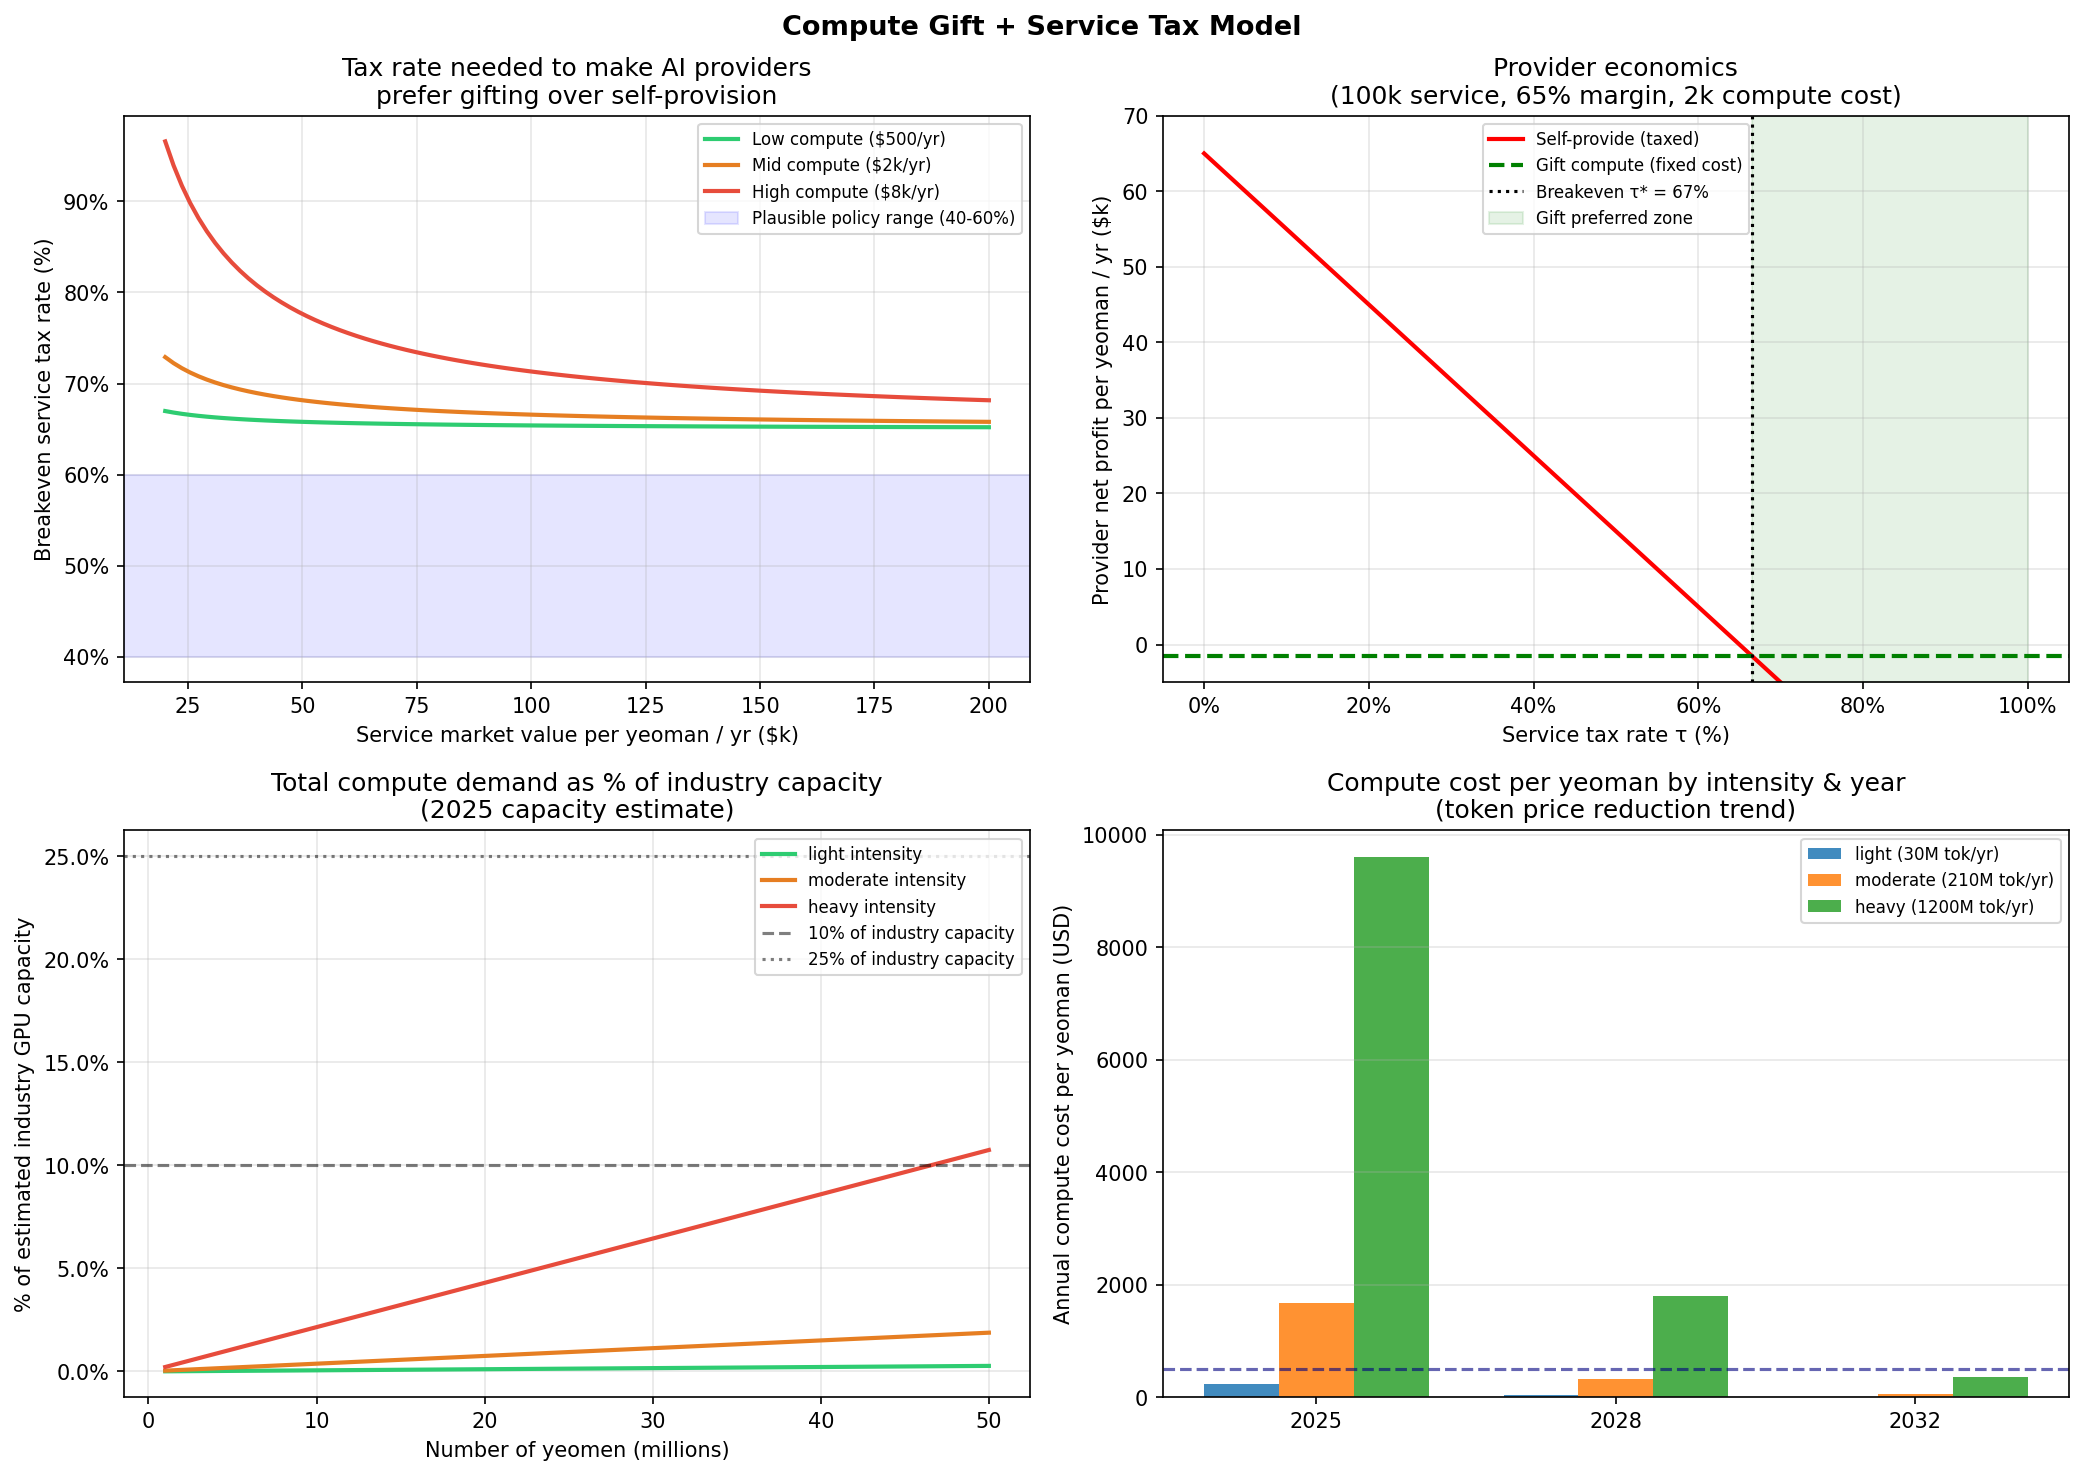

Generate this figure with Python:
"""
Compute Gift + Service Tax Model
==================================
Estimates the policy parameters needed to make AI providers rationally
gift compute to yeomen rather than self-provide AI services.

Core mechanism:
  - Government mandates AI providers allocate X tokens/yr to registered yeomen
  - High tax τ on AI providers selling 'intelligence as a service' directly
  - Yeomen have near-zero COGS (gifted compute) → can undercut AI providers
  - AI providers find gifting + stepping back from services better than self-provision

Three questions:
  1. How much compute does a yeoman actually need? (token budget)
  2. What tax rate τ makes self-provision irrational for AI providers?
  3. What's the aggregate compute requirement across N yeomen, and is it feasible?

Run: python3 compute_gift_model.py
"""

import numpy as np
import pandas as pd
import matplotlib.pyplot as plt
import matplotlib.ticker as mtick

# ---------------------------------------------------------------------------
# Compute demand: how many tokens does a yeoman need per year?
# ---------------------------------------------------------------------------

# Billable hours per year (mid-tier yeoman, with platform)
BILLABLE_HOURS_YR = 1_000   # ~20 hrs/week × 50 weeks

# AI interactions per billable hour (prompts + completions)
# Varies a lot by task type — estimate ranges
INTERACTIONS_PER_HOUR = {
    "light":    10,   # mostly human judgment, occasional AI assist (writing review, research)
    "moderate": 35,   # typical knowledge work (coding, analysis, drafting)
    "heavy":    100,  # AI-intensive (data pipeline, code generation, content factory)
}

# Tokens per interaction (input + output combined)
TOKENS_PER_INTERACTION = {
    "light":    3_000,
    "moderate": 6_000,
    "heavy":    12_000,
}

# Token pricing (current 2025, projected 2030)
# GPT-4o class model
PRICE_PER_1M_TOKENS = {
    2025: 8.0,    # ~$5 input + $15 output blended ≈ $8/1M
    2028: 1.5,    # 5x reduction (historical trend: ~10x per 2 yrs, slowing)
    2032: 0.3,    # another 5x
}

def compute_per_yeoman(intensity: str) -> dict:
    interactions = INTERACTIONS_PER_HOUR[intensity]
    tokens_per   = TOKENS_PER_INTERACTION[intensity]
    annual_tokens = BILLABLE_HOURS_YR * interactions * tokens_per

    results = {"intensity": intensity, "annual_tokens_M": annual_tokens / 1e6}
    for year, price in PRICE_PER_1M_TOKENS.items():
        results[f"cost_{year}_usd"] = annual_tokens / 1e6 * price
    return results


# ---------------------------------------------------------------------------
# AI provider decision model
#
# Provider chooses between:
#   A) Self-provide: sell AI service directly to end buyers
#   B) Gift compute: allocate compute to yeomen, stay out of services
#
# The comparison is on NET PRESENT VALUE per unit of market (one yeoman's worth)
# ---------------------------------------------------------------------------

def provider_payoff(
    service_market_value: float,   # what buyers pay for full AI-augmented service / yeoman / yr
    ai_provider_margin: float,     # provider's gross margin if self-providing (incl. model + ops)
    compute_cost_actual: float,    # provider's true marginal cost of compute for one yeoman / yr
    compute_gift_fmv: float,       # fair market value of the gifted compute
    corp_tax_rate: float = 0.21,   # provider's corporate tax rate (for deduction calc)
    service_tax_rate: float = 0.0, # τ: tax on direct AI service provision revenue
) -> dict:
    """
    Compare provider economics under self-provision vs. compute gift.

    Key assumption: the service tax is on REVENUE from full-stack AI service
    delivery, not on raw compute/API sales. This creates a structural
    disincentive to vertically integrate into services.

    The gift is treated as a business expense (marketing / infrastructure
    contribution), fully deductible at corporate rate.
    """
    # Option A: Self-provide full AI service
    gross_profit_a  = service_market_value * ai_provider_margin
    service_tax_a   = service_market_value * service_tax_rate
    net_profit_a    = gross_profit_a - service_tax_a

    # Option B: Gift compute, step out of direct service provision
    # Cost = actual compute cost - tax deduction on gift at fair market value
    # (Provider deducts compute gift at FMV, even though their cost is lower)
    gift_deduction  = compute_gift_fmv * corp_tax_rate
    net_gift_cost   = compute_cost_actual - gift_deduction
    net_profit_b    = -net_gift_cost   # negative cost = positive when gift deduction > actual cost

    return {
        "service_market_value":   service_market_value,
        "service_tax_rate":       service_tax_rate,
        "option_a_gross_profit":  gross_profit_a,
        "option_a_service_tax":   service_tax_a,
        "option_a_net_profit":    net_profit_a,
        "option_b_compute_cost":  compute_cost_actual,
        "option_b_gift_deduction":gift_deduction,
        "option_b_net_profit":    net_profit_b,
        "gift_preferred":         net_profit_b > net_profit_a,
        "margin_difference":      net_profit_b - net_profit_a,
    }


def breakeven_tax(
    service_market_value: float,
    ai_provider_margin: float,
    compute_cost_actual: float,
    compute_gift_fmv: float,
    corp_tax_rate: float = 0.21,
) -> float:
    """
    Solve for τ* such that provider is indifferent between self-provision and gifting.

    Option A net profit = Option B net profit:
    service_market_value × margin - service_market_value × τ = -(compute_cost - gift × corp_tax)
    τ = margin + (compute_cost - gift × corp_tax) / service_market_value
    """
    gift_deduction = compute_gift_fmv * corp_tax_rate
    net_gift_cost  = compute_cost_actual - gift_deduction
    τ_star = ai_provider_margin + net_gift_cost / service_market_value
    return τ_star


# ---------------------------------------------------------------------------
# Aggregate compute supply feasibility
# ---------------------------------------------------------------------------

# Major AI provider compute capacity (very rough estimates, 2025)
# Based on disclosed capex, cluster sizes, and analyst estimates
PROVIDER_COMPUTE = {
    # (name, estimated GPU-hours/day available for inference, source notes)
    "OpenAI":    {"gpu_hours_day": 50_000_000,  "note": "~500k A100-equiv, ~65% util"},
    "Google":    {"gpu_hours_day": 200_000_000, "note": "TPU pods + A100s, rough estimate"},
    "Anthropic": {"gpu_hours_day": 10_000_000,  "note": "AWS partnership, conservative"},
    "Meta":      {"gpu_hours_day": 150_000_000, "note": "open weights, internal infra"},
    "Microsoft": {"gpu_hours_day": 100_000_000, "note": "Azure AI, partner capacity"},
}

# A100 GPU-hours to tokens (approximate, model-size dependent)
# GPT-4 class at ~1750 tokens/sec on A100 for output
TOKENS_PER_GPU_HOUR = 1_750 * 3600   # ~6.3M tokens/GPU-hour (output)
# But including input processing and batching overhead, effective:
EFFECTIVE_TOKENS_PER_GPU_HOUR = 3_000_000   # 3M tokens/GPU-hour blended

def aggregate_feasibility(n_yeomen: int, intensity: str = "moderate") -> dict:
    """
    Given N yeomen at a given intensity, estimate:
    - Total tokens required per year
    - Total GPU-hours required per year
    - As a % of estimated current industry capacity
    - How many tokens each major provider would need to allocate per yeoman
    """
    tokens_per_yeoman = (BILLABLE_HOURS_YR
                         * INTERACTIONS_PER_HOUR[intensity]
                         * TOKENS_PER_INTERACTION[intensity])
    total_tokens_yr   = n_yeomen * tokens_per_yeoman
    total_gpu_hours_yr = total_tokens_yr / EFFECTIVE_TOKENS_PER_GPU_HOUR

    total_industry_gpu_hours_day = sum(p["gpu_hours_day"] for p in PROVIDER_COMPUTE.values())
    total_industry_gpu_hours_yr  = total_industry_gpu_hours_day * 365

    pct_of_industry = total_gpu_hours_yr / total_industry_gpu_hours_yr * 100

    # Per-provider allocation (proportional to their capacity)
    provider_alloc = {}
    for name, data in PROVIDER_COMPUTE.items():
        provider_frac  = data["gpu_hours_day"] / total_industry_gpu_hours_day
        alloc_tokens   = total_tokens_yr * provider_frac
        alloc_per_yeoman = alloc_tokens / n_yeomen / 1e6  # M tokens per yeoman
        provider_alloc[name] = {
            "total_tokens_M": alloc_tokens / 1e6,
            "tokens_per_yeoman_M": alloc_per_yeoman,
        }

    return {
        "n_yeomen": n_yeomen,
        "tokens_per_yeoman_M": tokens_per_yeoman / 1e6,
        "total_tokens_B": total_tokens_yr / 1e9,
        "total_gpu_hours_M": total_gpu_hours_yr / 1e6,
        "industry_capacity_gpu_hours_M": total_industry_gpu_hours_yr / 1e6,
        "pct_of_industry_capacity": pct_of_industry,
        "provider_alloc": provider_alloc,
    }


# ---------------------------------------------------------------------------
# Plots
# ---------------------------------------------------------------------------

def plot_model():
    fig, axes = plt.subplots(2, 2, figsize=(14, 10))
    fig.suptitle("Compute Gift + Service Tax Model", fontsize=13, fontweight="bold")

    # ── Panel 1: Breakeven tax rate vs service market value ─────────────────
    ax = axes[0, 0]
    service_values = np.linspace(20_000, 200_000, 100)

    for label, compute_cost, gift_fmv, color in [
        ("Low compute ($500/yr)",    500,   500,   "#2ecc71"),
        ("Mid compute ($2k/yr)",    2000,  2000,   "#e67e22"),
        ("High compute ($8k/yr)",   8000,  8000,   "#e74c3c"),
    ]:
        taus = [breakeven_tax(sv, 0.65, cc, gf)
                for sv, cc, gf in zip(service_values,
                                       [compute_cost]*len(service_values),
                                       [gift_fmv]*len(service_values))]
        ax.plot(service_values / 1000, [t * 100 for t in taus],
                label=label, color=color, linewidth=2)

    ax.axhspan(40, 60, alpha=0.1, color="blue", label="Plausible policy range (40-60%)")
    ax.set_xlabel("Service market value per yeoman / yr ($k)")
    ax.set_ylabel("Breakeven service tax rate (%)")
    ax.set_title("Tax rate needed to make AI providers\nprefer gifting over self-provision")
    ax.legend(fontsize=8)
    ax.grid(True, alpha=0.3)
    ax.yaxis.set_major_formatter(mtick.PercentFormatter())

    # ── Panel 2: Provider net profit at different tax rates ──────────────────
    ax = axes[0, 1]
    tax_rates = np.linspace(0, 1, 100)
    service_mv = 100_000
    margin     = 0.65
    comp_cost  = 2_000

    profit_a = [service_mv * margin - service_mv * τ for τ in tax_rates]
    profit_b = [-(comp_cost - comp_cost * 0.21)] * len(tax_rates)

    ax.plot(tax_rates * 100, [p/1000 for p in profit_a], "r-", linewidth=2,
            label="Self-provide (taxed)")
    ax.axhline(profit_b[0]/1000, color="g", linewidth=2, linestyle="--",
               label="Gift compute (fixed cost)")

    tau_star = breakeven_tax(service_mv, margin, comp_cost, comp_cost)
    ax.axvline(tau_star * 100, color="k", linestyle=":", linewidth=1.5,
               label=f"Breakeven τ* = {tau_star:.0%}")
    ax.fill_betweenx([-5, 70], tau_star*100, 100, alpha=0.1, color="green",
                     label="Gift preferred zone")

    ax.set_xlabel("Service tax rate τ (%)")
    ax.set_ylabel("Provider net profit per yeoman / yr ($k)")
    ax.set_title(f"Provider economics\n(100k service, 65% margin, 2k compute cost)")
    ax.legend(fontsize=8)
    ax.grid(True, alpha=0.3)
    ax.set_ylim(-5, 70)
    ax.xaxis.set_major_formatter(mtick.PercentFormatter())

    # ── Panel 3: Aggregate compute demand vs N yeomen ────────────────────────
    ax = axes[1, 0]
    yeomen_range = np.array([1e6, 5e6, 10e6, 20e6, 30e6, 50e6])

    for intensity, color, ls in [
        ("light",    "#2ecc71", "-"),
        ("moderate", "#e67e22", "-"),
        ("heavy",    "#e74c3c", "-"),
    ]:
        pcts = [aggregate_feasibility(int(n), intensity)["pct_of_industry_capacity"]
                for n in yeomen_range]
        ax.plot(yeomen_range / 1e6, pcts, color=color, linestyle=ls, linewidth=2,
                label=f"{intensity} intensity")

    ax.axhline(10, color="k", linestyle="--", alpha=0.5, label="10% of industry capacity")
    ax.axhline(25, color="k", linestyle=":",  alpha=0.5, label="25% of industry capacity")
    ax.set_xlabel("Number of yeomen (millions)")
    ax.set_ylabel("% of estimated industry GPU capacity")
    ax.set_title("Total compute demand as % of industry capacity\n(2025 capacity estimate)")
    ax.legend(fontsize=8)
    ax.grid(True, alpha=0.3)
    ax.yaxis.set_major_formatter(mtick.PercentFormatter())

    # ── Panel 4: Tokens per yeoman vs cost over time ─────────────────────────
    ax = axes[1, 1]
    intensities = ["light", "moderate", "heavy"]
    years = list(PRICE_PER_1M_TOKENS.keys())
    x = np.arange(len(years))
    width = 0.25

    for i, intensity in enumerate(intensities):
        d = compute_per_yeoman(intensity)
        costs = [d[f"cost_{yr}_usd"] for yr in years]
        ax.bar(x + (i-1)*width, costs, width, label=f"{intensity} ({d['annual_tokens_M']:.0f}M tok/yr)",
               alpha=0.85)

    ax.set_xticks(x)
    ax.set_xticklabels([str(y) for y in years])
    ax.set_ylabel("Annual compute cost per yeoman (USD)")
    ax.set_title("Compute cost per yeoman by intensity & year\n(token price reduction trend)")
    ax.legend(fontsize=8)
    ax.grid(True, alpha=0.3, axis="y")
    ax.axhline(500, color="navy", linestyle="--", alpha=0.6, label="$500 threshold")

    plt.tight_layout()
    plt.savefig("compute_gift_model.png", dpi=150, bbox_inches="tight")
    print("  Saved: compute_gift_model.png")


# ---------------------------------------------------------------------------
# Main
# ---------------------------------------------------------------------------

def main():
    print("\n" + "="*72)
    print("COMPUTE GIFT + SERVICE TAX MODEL")
    print("="*72)

    # --- Compute demand per yeoman ---
    print("\n--- COMPUTE DEMAND PER YEOMAN / YEAR ---")
    print(f"  (Based on {BILLABLE_HOURS_YR} billable hours/year)")
    print(f"  {'Intensity':<12} {'Tokens/yr':>12} {'Cost 2025':>12} {'Cost 2028':>12} {'Cost 2032':>12}")
    print("  " + "─"*62)
    for intensity in ["light", "moderate", "heavy"]:
        d = compute_per_yeoman(intensity)
        print(f"  {d['intensity']:<12} {d['annual_tokens_M']:>9.0f}M  "
              f"${d['cost_2025_usd']:>9,.0f}  ${d['cost_2028_usd']:>9,.0f}  ${d['cost_2032_usd']:>9,.0f}")

    # --- Breakeven tax rates ---
    print("\n--- BREAKEVEN SERVICE TAX RATES ---")
    print("  (Tax rate at which AI providers prefer gifting compute over self-provision)")
    print(f"\n  {'Service value/yr':<20} {'Compute cost':<16} {'Margin':<10} {'Breakeven τ':>12}")
    print("  " + "─"*62)
    scenarios = [
        ("$50k/yr service",   50_000,  0.65, 500,   "light intensity"),
        ("$100k/yr service",  100_000, 0.65, 2_000, "moderate intensity"),
        ("$100k/yr service",  100_000, 0.65, 8_000, "heavy intensity"),
        ("$150k/yr service",  150_000, 0.70, 2_000, "high-tier operator"),
        ("$200k/yr service",  200_000, 0.75, 2_000, "top-tier specialist"),
    ]
    for label, smv, margin, comp, note in scenarios:
        tau = breakeven_tax(smv, margin, comp, comp)
        flag = " ← plausible" if 0.35 <= tau <= 0.65 else (" ← very high" if tau > 0.65 else " ← low")
        print(f"  {label:<20} ${comp:>6,}/yr ({note:<22}) {tau:>10.1%}{flag}")

    # --- Provider payoff at key tax rates ---
    print("\n--- PROVIDER PAYOFF: $100k service, 65% margin, $2k compute ---")
    print(f"  {'Tax rate':>10}  {'Self-provide profit':>22}  {'Gift cost':>12}  {'Gift preferred?':>16}")
    print("  " + "─"*65)
    for τ in [0.20, 0.35, 0.50, 0.65, 0.67, 0.70, 0.80]:
        r = provider_payoff(100_000, 0.65, 2_000, 2_000, service_tax_rate=τ)
        pref = "YES ✓" if r["gift_preferred"] else "no"
        print(f"  {τ:>10.0%}  ${r['option_a_net_profit']:>18,.0f}    ${abs(r['option_b_net_profit']):>8,.0f}    {pref:>16}")

    # --- Aggregate feasibility ---
    print("\n--- AGGREGATE COMPUTE FEASIBILITY ---")
    print("  (Moderate intensity, current 2025 industry capacity)")
    print(f"  {'Yeomen':>12}  {'Total tokens':>16}  {'GPU-hours':>14}  {'% of industry':>14}")
    print("  " + "─"*62)
    for n in [1_000_000, 5_000_000, 10_000_000, 20_000_000, 30_000_000]:
        f = aggregate_feasibility(n, "moderate")
        flag = ""
        if f["pct_of_industry_capacity"] > 30:
            flag = " ← strained"
        elif f["pct_of_industry_capacity"] > 10:
            flag = " ← significant"
        print(f"  {n/1e6:>8.0f}M  {f['total_tokens_B']:>12.0f}B tok  "
              f"{f['total_gpu_hours_M']:>10.0f}M hrs  {f['pct_of_industry_capacity']:>10.1f}%{flag}")

    # --- Per-provider allocation at 10M yeomen ---
    print("\n--- PROVIDER ALLOCATION AT 10M YEOMEN (moderate intensity) ---")
    f = aggregate_feasibility(10_000_000, "moderate")
    print(f"  Total tokens needed: {f['total_tokens_B']:.0f}B/yr  "
          f"({f['pct_of_industry_capacity']:.1f}% of current industry capacity)")
    print(f"  {'Provider':<14} {'Share of alloc':>16}  {'Tokens/yeoman':>16}")
    print("  " + "─"*50)
    for name, alloc in f["provider_alloc"].items():
        print(f"  {name:<14} {alloc['total_tokens_M']:>12,.0f}M tok  {alloc['tokens_per_yeoman_M']:>12.1f}M tok/yr")

    # --- Policy summary ---
    print("\n--- POLICY DESIGN SUMMARY ---")
    print("""
  COMPUTE GIFT SIZE:
    Moderate-intensity yeoman needs ~210M tokens/year (2025 prices: ~$1,700/yr)
    By 2028 at projected price declines: same tokens cost ~$315/yr
    The gift is cheap in dollar terms and getting cheaper fast.
    In regulation: mandate N tokens/year per registered yeoman,
    not a dollar value — quantity is what matters, price will fall.

    Recommended mandate: 200-250M tokens/year per yeoman
    (equivalent to ~35 meaningful AI interactions per billable hour)

  SERVICE TAX RATE:
    At $100k service value (mid-tier), breakeven τ ≈ 65-67%
    This is high — comparable to Nordic income tax on top bracket.
    Key insight: this tax is NOT on compute revenue (API tokens).
    It's specifically on DIRECT SERVICE PROVISION — AI companies
    acting as consultants/service providers, not as infrastructure.
    The distinction matters: Google Search isn't taxed here.
    OpenAI offering "AI consulting" to enterprises is.

    The tax creates a structural barrier to vertical integration
    from infrastructure into services — which is where concentration
    risk actually lives.

    Practical range: 50-70% on direct AI service revenue above
    a threshold (say >$10M/yr in direct service contracts).

  AGGREGATE FEASIBILITY:
    10M yeomen at moderate intensity = ~7% of current industry capacity.
    20M yeomen = ~14% — significant but not infeasible given 2x annual
    capacity growth trend.
    30M yeomen would be ~21% — this requires capacity growth over 2-3 yrs.
    The mandate should phase in with capacity: start with 5M yeomen,
    scale as industry capacity expands.

  THE DYNAMIC:
    AI providers spend $200B+ on capex (2025-2026).
    Much of this becomes excess capacity as efficiency improves.
    Gifting tokens to yeomen is a way to monetise excess capacity
    at near-zero marginal cost while getting a tax deduction.
    By 2028, gifting 200M tokens costs an AI provider ~$60-80 in
    marginal compute — trivial against the regulatory goodwill and
    tax benefit.
    """)

    print("Generating charts...")
    plot_model()
    print("="*72 + "\n")


if __name__ == "__main__":
    main()
